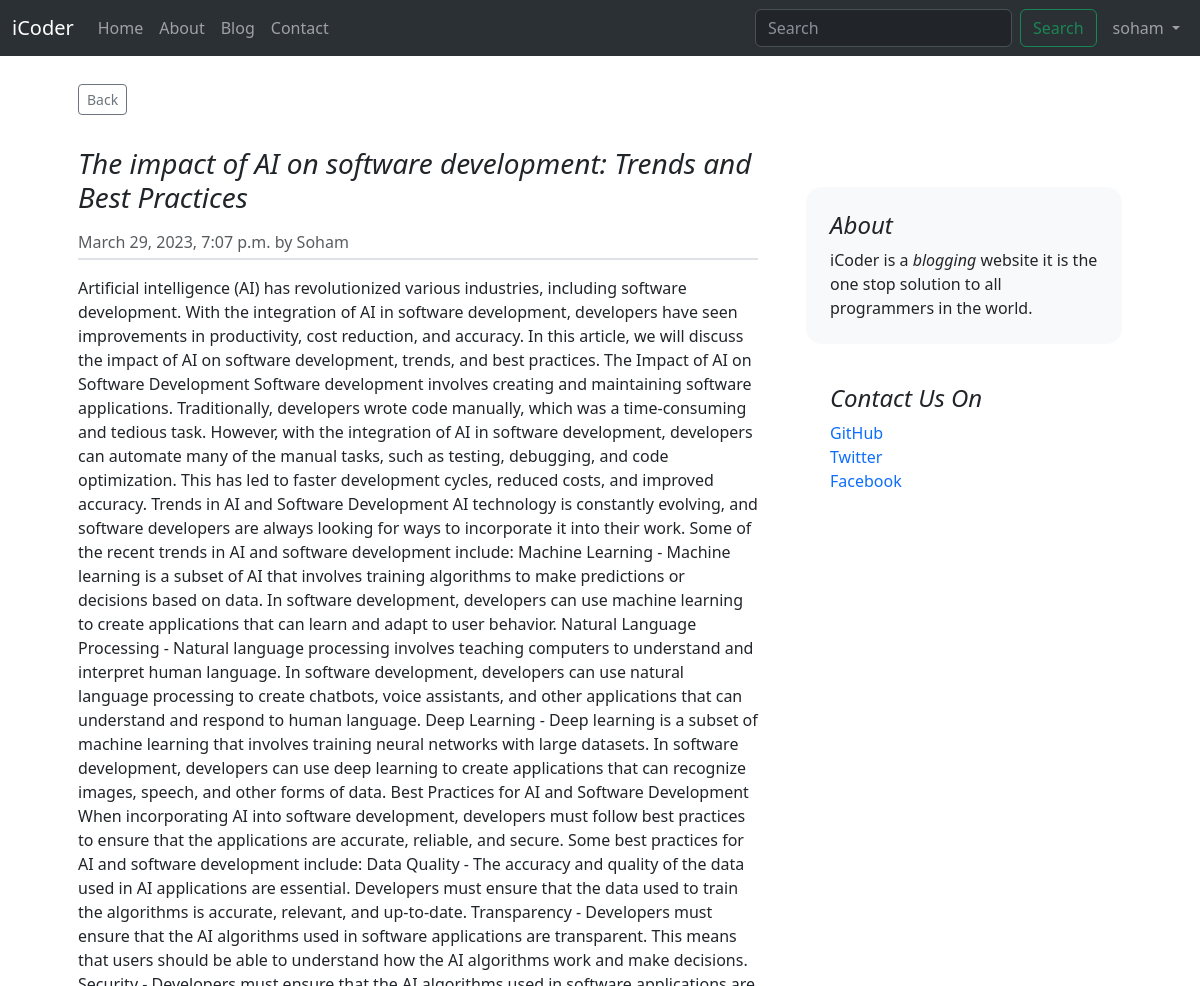
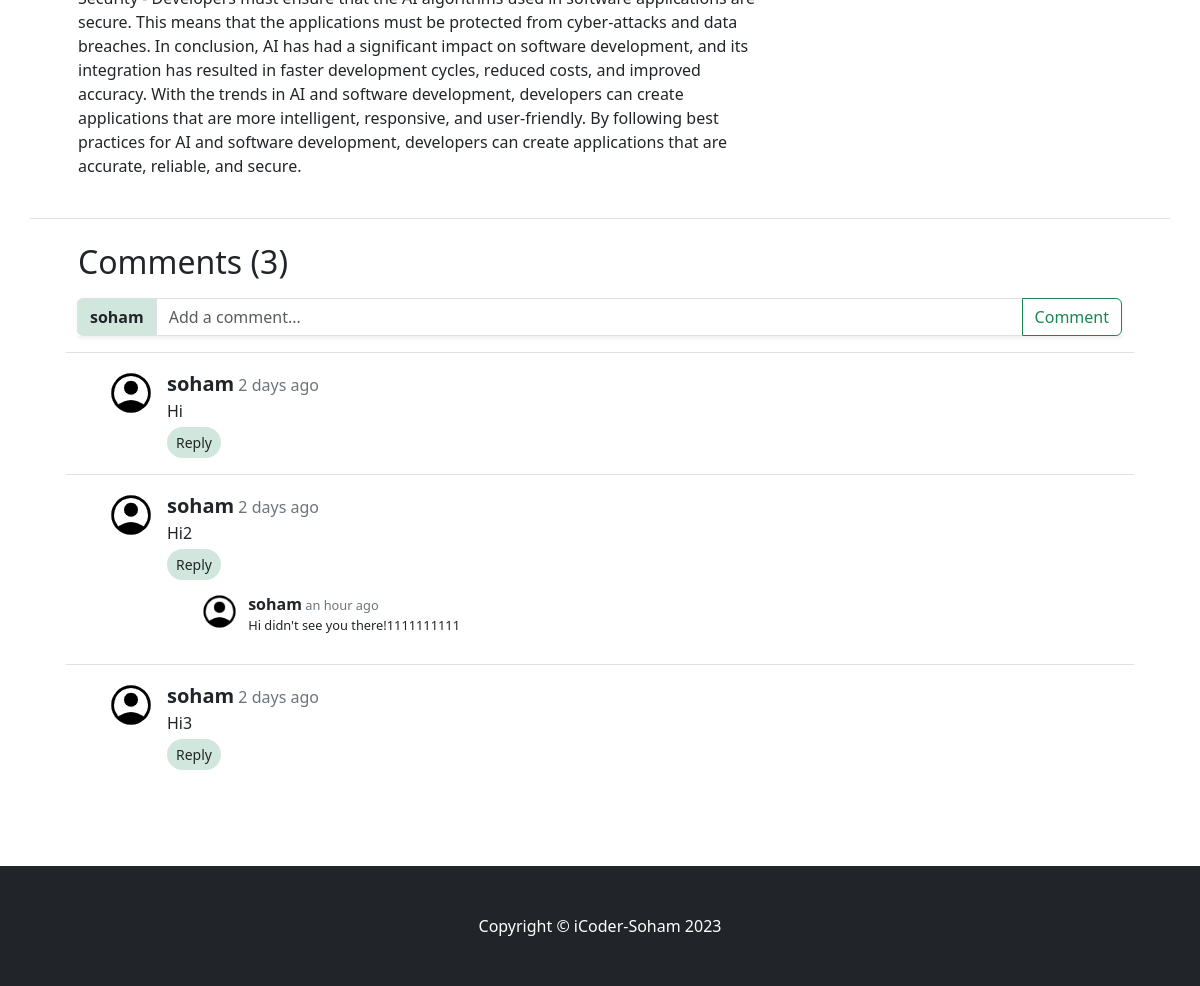
The page /blog/the-impact-of-ai-on-software-development-trends-and-best-practices (signed in) on the database its author committed (2 pictures, top to bottom).
### blog/models.py (models this page shows, shortened)
class Post(models.Model):
    sno = models.AutoField(primary_key=True)
    title = models.CharField(max_length=255)
    author = models.CharField(max_length=13)
    content = models.TextField()
    timestamp = models.DateTimeField(blank=True)
    slug = models.SlugField(null=True, max_length=255)

class Comment(models.Model):
    sno = models.AutoField(primary_key=True)
    data = models.TextField()
    user = models.ForeignKey(User, on_delete=models.CASCADE)
    post = models.ForeignKey(Post, on_delete=models.CASCADE)
    parent = models.ForeignKey('self', on_delete=models.CASCADE, null=True)
    timestamp = models.DateTimeField(default=now)

### blog/views.py (the view)
# urls.py: path("<slug:slug>", views.blogPost, name='post_detail'),
def blogPost(request, slug):
    post = Post.objects.filter(slug=slug).first()
    comments = Comment.objects.filter(post=post, parent=None)
    replies = Comment.objects.filter(post=post).exclude(parent=None)
    replyDict = {}
    for reply in replies:
        if reply.parent.sno not in replyDict.keys():
            replyDict[reply.parent.sno] = [reply]
        else:
            replyDict[reply.parent.sno].append(reply)
    context = {"post": post, "comments": comments, "replyDict": replyDict}
    return render(request, "blog/blogpost.html", context)

### blog/templatetags/extras.py (called while the page is built)
@register.filter(name="get_rep_filter")
def get_rep_filter(dict, key):
    return dict.get(key, "")

### templates/blog/blogpost.html (shortened to what this page needs)
{% extends '../base.html' %}
{% block body %}
<div class="container px-5 border-bottom">
    <div class="row g-5 mt-1 mb-4">
        <div class="d-grid gap-2 d-md-flex justify-content-between my-4" id="back">
            <a href="/blog"><button id="backbutton" type="button"
                    class="btn btn-outline-secondary btn-sm">Back</button></a>
        </div>
        <div class="col-md-8 mt-2">
            <article class="blog-post">
                <h3 class="pb-2 fst-italic">{{post.title}}</h3>
                <p class="blog-post-meta text-body-secondary border-bottom border-2 mb-3 pb-1">{{post.timestamp}} by
                    {{post.author}}</p>
                <p>{{post.content|safe}}</p>
            </article>
        </div>
        <div class="col-md-4">
            <div class="position-sticky" style="top: 2rem;">
                <div class="p-4 mb-3 bg-light rounded-4">
                    <h4 class="fst-italic">About</h4>
                    <p class="mb-0">iCoder is a <em>blogging</em> website it is the one stop solution to all programmers
                        in the world.</p>
                </div>
                <div class="p-4">
                    <h4 class="fst-italic">Contact Us On</h4>
                    <ol class="list-unstyled">
                        <li><a href="#" class="text-decoration-none">GitHub</a></li>
                        <li><a href="#" class="text-decoration-none">Twitter</a></li>
                        <li><a href="#" class="text-decoration-none">Facebook</a></li>
                    </ol>
                </div>
            </div>
        </div>
    </div>
</div>
<div class="container px-5 mt-4">
    <h2>Comments ({{comments|length}})</h2>
    <form action="/blog/postcomment" method="post">
        <div class="input-group my-3 shadow-sm">
            <span class="input-group-text bg-success-subtle rounded-start fw-bolder"
                id="basic-addon3">{{request.user.username}}</span>
            <input type="text" class="form-control" id="basic-url" aria-describedby="basic-addon3" name="comment"
                id="comment" placeholder="Add a comment..." required>
            <button type="submit" class="btn btn-outline-success">Comment</button>
        </div>
    </form>
    <div class="" id="comments" style="margin-bottom: 5rem;">
        {% for comment in comments %}
        <div class="row py-3 border-top">
            {% load static %}
            <div class="col-md-1 p-0"><img src="{% static 'img/account_circle.png' %}"
                    class="img-thumbnail rounded-circle border-0 p-0 float-end" alt="..."></div>
            <div class="col-md-11">
                {% load humanize %}
                <span class="fw-bolder fs-5">{{comment.user.username}}</span><span class="text-secondary">
                    {{comment.timestamp|naturaltime}}</span>
                <div style="overflow-wrap: anywhere;">
                    {{comment.data}}
                </div>
                <div class="replybox">
                    <button class="btn btn-outline bg-success-subtle btn-sm rounded-pill mt-1 px-2" type="button"
                        data-bs-toggle="collapse" data-bs-target="#reply{{comment.sno}}" aria-expanded="false"
                        aria-controls="collapseExample">
                        Reply
                    </button>
                    {% load extras %}
                    <div class="replies" style="zoom: 0.8;">
                        {% for reply in replyDict|get_rep_filter:comment.sno %}
                        <div class="row py-3">
                            {% load static %}
                            <div class="col-md-1 p-0"><img src="{% static 'img/account_circle.png' %}"
                                    class="img-thumbnail rounded-circle border-0 p-0 float-end" alt="..."></div>
                            <div class="col-md-11">
                                {% load humanize %}
                                <span class="fw-bolder fs-5">{{reply.user.username}}</span>
                                <span class="text-secondary">{{reply.timestamp|naturaltime}}</span>
                                <div style="overflow-wrap: anywhere;">{{reply.data}}</div>
                            </div>
                        </div>
                        {% endfor %}
                    </div>
                </div>
            </div>
        </div>
        {% endfor %}
    </div>
</div>
{% endblock body %}

### templates/base.html (shortened to what this page needs)
<!DOCTYPE html>
<html lang="en">
<head>
    <link href="https://cdn.jsdelivr.net/npm/bootstrap@5.3.0-alpha2/dist/css/bootstrap.min.css" rel="stylesheet"
 />
</head>
<body>
    <nav class="navbar navbar-expand-lg bg-body-tertiary" data-bs-theme="dark">
        <div class="container-fluid">
            <a class="navbar-brand" href="/">iCoder</a>
            <div class="collapse navbar-collapse" id="navbarSupportedContent">
                <ul class="navbar-nav me-auto mb-2 mb-lg-0">
                    <li class="nav-item">
                        <a class="nav-link" aria-current="page" href="/" id="home">Home</a>
                    </li>
                    <li class="nav-item">
                        <a class="nav-link" aria-current="page" href="/about" id="about">About</a>
                    </li>
                    <li class="nav-item">
                        <a class="nav-link" aria-current="page" href="/blog" id="blog">Blog</a>
                    </li>
                    <li class="nav-item">
                        <a class="nav-link" aria-current="page" href="/contact" id="contact">Contact</a>
                    </li>
                </ul>
                <form class="d-flex" role="search" action="/search" method="get">
                    <input class="form-control me-2" type="search" placeholder="Search" aria-label="Search" name="query"
                        id="query" />
                    <button class="btn btn-outline-success" type="submit">Search</button>
                </form>
                {% if not user.is_authenticated %}
                <button type="button" class="btn btn-primary bg-primary-subtle" id="modalbtn" data-bs-toggle="modal"
                    data-bs-target="#loginModal">
                    Login
                </button>
                {% else %}
                <ul class="navbar-nav mb-2 mb-lg-0 ms-2">
                    <li class="nav-item dropdown">
                        <a class="nav-link dropdown-toggle" href="#" role="button" data-bs-toggle="dropdown"
                            aria-expanded="false">
                            {{request.user.username}}
                        </a>
                    </li>
                </ul>
                {% endif %}
            </div>
        </div>
    </nav>
    {% block body %}{% endblock body %}
    <footer class="py-5 bg-dark">
        <div class="container px-5">
            <p class="m-0 text-center text-white">Copyright &copy; iCoder-Soham 2023</p>
        </div>
    </footer>
</body>
</html>

### rows shown on the page
Post: title "The impact of AI on software development: Trends and Best Practices", timestamp "March 29, 2023, 7:07 p.m.", author "Soham", content "Artificial intelligence (AI) has revolutionized various industries, including software development. With the integration of AI in software development, developers have seen improvements in productivity, cost reduction, and accuracy. In this article, we will discuss the impact of AI on software development, trends, and best practices. The Impact of AI on Software Development Software development involves creating and maintaining software applications. Traditionally, developers wrote code manually, which was a time-consuming and tedious task. However, with the integration of AI in software development, developers can automate many of the manual tasks, such as testing, debugging, and code…"
Comment: user.username "soham", timestamp "2 days ago", data "Hi"
Comment: user.username "soham", timestamp "2 days ago", data "Hi2"
Comment: user.username "soham", timestamp "an hour ago", data "Hi didn't see you there!1111111111"
Comment: user.username "soham", timestamp "2 days ago", data "Hi3"

### other values the page prints
{{ request.user.username }} "soham"
{{ comments|length }} "3"
